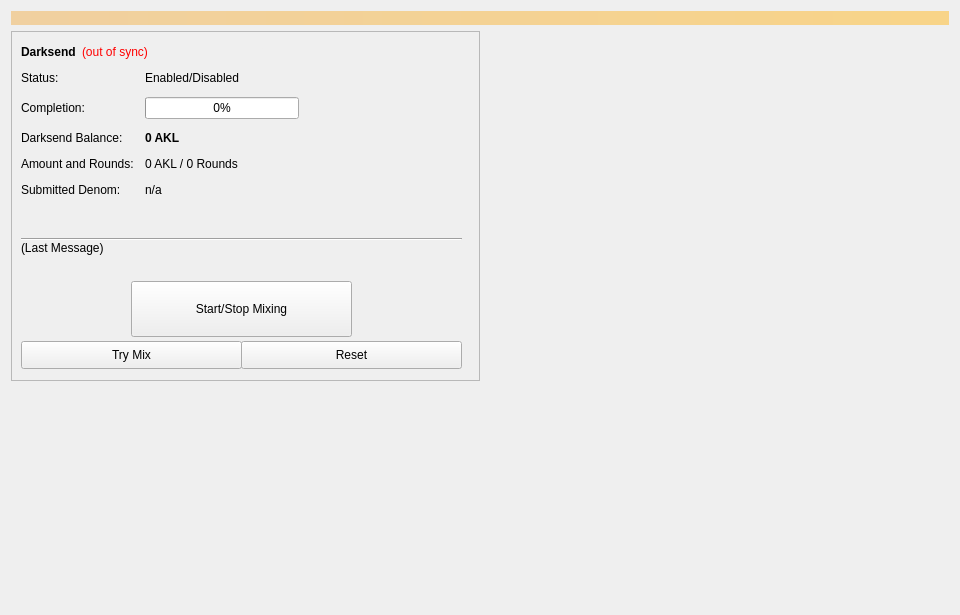
<?xml version="1.0" encoding="UTF-8"?>
<ui version="4.0">
 <class>Coinmix</class>
 <widget class="QWidget" name="Coinmix">
  <property name="geometry">
   <rect>
    <x>0</x>
    <y>0</y>
    <width>960</width>
    <height>615</height>
   </rect>
  </property>
  <property name="minimumSize">
   <size>
    <width>960</width>
    <height>0</height>
   </size>
  </property>
  <property name="windowTitle">
   <string>Form</string>
  </property>
  <layout class="QVBoxLayout" name="topLayout">
   <item>
    <widget class="QLabel" name="labelAlerts">
     <property name="visible">
      <bool>false</bool>
     </property>
     <property name="styleSheet">
      <string notr="true">background-color: qlineargradient(x1: 0, y1: 0, x2: 1, y2: 0, stop:0 #F0D0A0, stop:1 #F8D488); color:#000000;</string>
     </property>
     <property name="wordWrap">
      <bool>true</bool>
     </property>
     <property name="margin">
      <number>3</number>
     </property>
    </widget>
   </item>
   <item>
    <layout class="QHBoxLayout" name="horizontalLayout" stretch="1,1">
     <item>
      <layout class="QVBoxLayout" name="verticalLayout_2">
       <item>
        <widget class="QFrame" name="frameDarksend">
         <property name="minimumSize">
          <size>
           <width>0</width>
           <height>350</height>
          </size>
         </property>
         <property name="layoutDirection">
          <enum>Qt::LeftToRight</enum>
         </property>
         <property name="frameShape">
          <enum>QFrame::StyledPanel</enum>
         </property>
         <property name="frameShadow">
          <enum>QFrame::Raised</enum>
         </property>
         <widget class="QWidget" name="formLayoutWidget">
          <property name="geometry">
           <rect>
            <x>10</x>
            <y>40</y>
            <width>451</width>
            <height>161</height>
           </rect>
          </property>
          <layout class="QFormLayout" name="formLayout">
           <property name="fieldGrowthPolicy">
            <enum>QFormLayout::AllNonFixedFieldsGrow</enum>
           </property>
           <property name="horizontalSpacing">
            <number>11</number>
           </property>
           <property name="verticalSpacing">
            <number>12</number>
           </property>
           <item row="0" column="0">
            <widget class="QLabel" name="label_6">
             <property name="text">
              <string>Status:</string>
             </property>
            </widget>
           </item>
           <item row="1" column="0">
            <widget class="QLabel" name="label_7">
             <property name="text">
              <string>Completion:</string>
             </property>
            </widget>
           </item>
           <item row="1" column="1">
            <widget class="QProgressBar" name="DarksendProgress">
             <property name="maximumSize">
              <size>
               <width>154</width>
               <height>16777215</height>
              </size>
             </property>
             <property name="value">
              <number>0</number>
             </property>
            </widget>
           </item>
           <item row="2" column="0">
            <widget class="QLabel" name="labelAnonymizedText">
             <property name="text">
              <string>Darksend Balance:</string>
             </property>
            </widget>
           </item>
           <item row="2" column="1">
            <widget class="QLabel" name="labelAnonymized">
             <property name="font">
              <font>
               <weight>75</weight>
               <bold>true</bold>
              </font>
             </property>
             <property name="text">
              <string notr="true">0 AKL</string>
             </property>
            </widget>
           </item>
           <item row="3" column="0">
            <widget class="QLabel" name="label_8">
             <property name="text">
              <string>Amount and Rounds:</string>
             </property>
            </widget>
           </item>
           <item row="3" column="1">
            <widget class="QLabel" name="labelAmountRounds">
             <property name="text">
              <string>0 AKL / 0 Rounds</string>
             </property>
            </widget>
           </item>
           <item row="4" column="0">
            <widget class="QLabel" name="label_9">
             <property name="text">
              <string>Submitted Denom:</string>
             </property>
            </widget>
           </item>
           <item row="4" column="1">
            <widget class="QLabel" name="labelSubmittedDenom">
             <property name="toolTip">
              <string>The denominations you submitted to the Masternode.&lt;br&gt;To mix, other users must submit the exact same denominations.</string>
             </property>
             <property name="text">
              <string>n/a</string>
             </property>
            </widget>
           </item>
           <item row="0" column="1">
            <widget class="QLabel" name="DarksendEnabled">
             <property name="text">
              <string>Enabled/Disabled</string>
             </property>
            </widget>
           </item>
          </layout>
         </widget>
         <widget class="QPushButton" name="runAutoDenom">
          <property name="geometry">
           <rect>
            <x>251</x>
            <y>17</y>
            <width>1</width>
            <height>1</height>
           </rect>
          </property>
          <property name="palette">
           <palette>
            <active>
             <colorrole role="WindowText">
              <brush brushstyle="SolidPattern">
               <color alpha="255">
                <red>0</red>
                <green>0</green>
                <blue>0</blue>
               </color>
              </brush>
             </colorrole>
             <colorrole role="Button">
              <brush brushstyle="SolidPattern">
               <color alpha="255">
                <red>239</red>
                <green>238</green>
                <blue>238</blue>
               </color>
              </brush>
             </colorrole>
             <colorrole role="Light">
              <brush brushstyle="SolidPattern">
               <color alpha="255">
                <red>255</red>
                <green>255</green>
                <blue>255</blue>
               </color>
              </brush>
             </colorrole>
             <colorrole role="Midlight">
              <brush brushstyle="SolidPattern">
               <color alpha="255">
                <red>247</red>
                <green>246</green>
                <blue>246</blue>
               </color>
              </brush>
             </colorrole>
             <colorrole role="Dark">
              <brush brushstyle="SolidPattern">
               <color alpha="255">
                <red>119</red>
                <green>119</green>
                <blue>119</blue>
               </color>
              </brush>
             </colorrole>
             <colorrole role="Mid">
              <brush brushstyle="SolidPattern">
               <color alpha="255">
                <red>159</red>
                <green>159</green>
                <blue>159</blue>
               </color>
              </brush>
             </colorrole>
             <colorrole role="Text">
              <brush brushstyle="SolidPattern">
               <color alpha="255">
                <red>0</red>
                <green>0</green>
                <blue>0</blue>
               </color>
              </brush>
             </colorrole>
             <colorrole role="BrightText">
              <brush brushstyle="SolidPattern">
               <color alpha="255">
                <red>255</red>
                <green>255</green>
                <blue>255</blue>
               </color>
              </brush>
             </colorrole>
             <colorrole role="ButtonText">
              <brush brushstyle="SolidPattern">
               <color alpha="255">
                <red>0</red>
                <green>0</green>
                <blue>0</blue>
               </color>
              </brush>
             </colorrole>
             <colorrole role="Base">
              <brush brushstyle="SolidPattern">
               <color alpha="255">
                <red>255</red>
                <green>255</green>
                <blue>255</blue>
               </color>
              </brush>
             </colorrole>
             <colorrole role="Window">
              <brush brushstyle="SolidPattern">
               <color alpha="255">
                <red>239</red>
                <green>238</green>
                <blue>238</blue>
               </color>
              </brush>
             </colorrole>
             <colorrole role="Shadow">
              <brush brushstyle="SolidPattern">
               <color alpha="255">
                <red>0</red>
                <green>0</green>
                <blue>0</blue>
               </color>
              </brush>
             </colorrole>
             <colorrole role="AlternateBase">
              <brush brushstyle="SolidPattern">
               <color alpha="255">
                <red>247</red>
                <green>246</green>
                <blue>246</blue>
               </color>
              </brush>
             </colorrole>
             <colorrole role="ToolTipBase">
              <brush brushstyle="SolidPattern">
               <color alpha="255">
                <red>255</red>
                <green>255</green>
                <blue>220</blue>
               </color>
              </brush>
             </colorrole>
             <colorrole role="ToolTipText">
              <brush brushstyle="SolidPattern">
               <color alpha="255">
                <red>0</red>
                <green>0</green>
                <blue>0</blue>
               </color>
              </brush>
             </colorrole>
            </active>
            <inactive>
             <colorrole role="WindowText">
              <brush brushstyle="SolidPattern">
               <color alpha="255">
                <red>0</red>
                <green>0</green>
                <blue>0</blue>
               </color>
              </brush>
             </colorrole>
             <colorrole role="Button">
              <brush brushstyle="SolidPattern">
               <color alpha="255">
                <red>239</red>
                <green>238</green>
                <blue>238</blue>
               </color>
              </brush>
             </colorrole>
             <colorrole role="Light">
              <brush brushstyle="SolidPattern">
               <color alpha="255">
                <red>255</red>
                <green>255</green>
                <blue>255</blue>
               </color>
              </brush>
             </colorrole>
             <colorrole role="Midlight">
              <brush brushstyle="SolidPattern">
               <color alpha="255">
                <red>247</red>
                <green>246</green>
                <blue>246</blue>
               </color>
              </brush>
             </colorrole>
             <colorrole role="Dark">
              <brush brushstyle="SolidPattern">
               <color alpha="255">
                <red>119</red>
                <green>119</green>
                <blue>119</blue>
               </color>
              </brush>
             </colorrole>
             <colorrole role="Mid">
              <brush brushstyle="SolidPattern">
               <color alpha="255">
                <red>159</red>
                <green>159</green>
                <blue>159</blue>
               </color>
              </brush>
             </colorrole>
             <colorrole role="Text">
              <brush brushstyle="SolidPattern">
               <color alpha="255">
                <red>0</red>
                <green>0</green>
                <blue>0</blue>
               </color>
              </brush>
             </colorrole>
             <colorrole role="BrightText">
              <brush brushstyle="SolidPattern">
               <color alpha="255">
                <red>255</red>
                <green>255</green>
                <blue>255</blue>
               </color>
              </brush>
             </colorrole>
             <colorrole role="ButtonText">
              <brush brushstyle="SolidPattern">
               <color alpha="255">
                <red>0</red>
                <green>0</green>
                <blue>0</blue>
               </color>
              </brush>
             </colorrole>
             <colorrole role="Base">
              <brush brushstyle="SolidPattern">
               <color alpha="255">
                <red>255</red>
                <green>255</green>
                <blue>255</blue>
               </color>
              </brush>
             </colorrole>
             <colorrole role="Window">
              <brush brushstyle="SolidPattern">
               <color alpha="255">
                <red>239</red>
                <green>238</green>
                <blue>238</blue>
               </color>
              </brush>
             </colorrole>
             <colorrole role="Shadow">
              <brush brushstyle="SolidPattern">
               <color alpha="255">
                <red>0</red>
                <green>0</green>
                <blue>0</blue>
               </color>
              </brush>
             </colorrole>
             <colorrole role="AlternateBase">
              <brush brushstyle="SolidPattern">
               <color alpha="255">
                <red>247</red>
                <green>246</green>
                <blue>246</blue>
               </color>
              </brush>
             </colorrole>
             <colorrole role="ToolTipBase">
              <brush brushstyle="SolidPattern">
               <color alpha="255">
                <red>255</red>
                <green>255</green>
                <blue>220</blue>
               </color>
              </brush>
             </colorrole>
             <colorrole role="ToolTipText">
              <brush brushstyle="SolidPattern">
               <color alpha="255">
                <red>0</red>
                <green>0</green>
                <blue>0</blue>
               </color>
              </brush>
             </colorrole>
            </inactive>
            <disabled>
             <colorrole role="WindowText">
              <brush brushstyle="SolidPattern">
               <color alpha="255">
                <red>119</red>
                <green>119</green>
                <blue>119</blue>
               </color>
              </brush>
             </colorrole>
             <colorrole role="Button">
              <brush brushstyle="SolidPattern">
               <color alpha="255">
                <red>239</red>
                <green>238</green>
                <blue>238</blue>
               </color>
              </brush>
             </colorrole>
             <colorrole role="Light">
              <brush brushstyle="SolidPattern">
               <color alpha="255">
                <red>255</red>
                <green>255</green>
                <blue>255</blue>
               </color>
              </brush>
             </colorrole>
             <colorrole role="Midlight">
              <brush brushstyle="SolidPattern">
               <color alpha="255">
                <red>247</red>
                <green>246</green>
                <blue>246</blue>
               </color>
              </brush>
             </colorrole>
             <colorrole role="Dark">
              <brush brushstyle="SolidPattern">
               <color alpha="255">
                <red>119</red>
                <green>119</green>
                <blue>119</blue>
               </color>
              </brush>
             </colorrole>
             <colorrole role="Mid">
              <brush brushstyle="SolidPattern">
               <color alpha="255">
                <red>159</red>
                <green>159</green>
                <blue>159</blue>
               </color>
              </brush>
             </colorrole>
             <colorrole role="Text">
              <brush brushstyle="SolidPattern">
               <color alpha="255">
                <red>119</red>
                <green>119</green>
                <blue>119</blue>
               </color>
              </brush>
             </colorrole>
             <colorrole role="BrightText">
              <brush brushstyle="SolidPattern">
               <color alpha="255">
                <red>255</red>
                <green>255</green>
                <blue>255</blue>
               </color>
              </brush>
             </colorrole>
             <colorrole role="ButtonText">
              <brush brushstyle="SolidPattern">
               <color alpha="255">
                <red>119</red>
                <green>119</green>
                <blue>119</blue>
               </color>
              </brush>
             </colorrole>
             <colorrole role="Base">
              <brush brushstyle="SolidPattern">
               <color alpha="255">
                <red>239</red>
                <green>238</green>
                <blue>238</blue>
               </color>
              </brush>
             </colorrole>
             <colorrole role="Window">
              <brush brushstyle="SolidPattern">
               <color alpha="255">
                <red>239</red>
                <green>238</green>
                <blue>238</blue>
               </color>
              </brush>
             </colorrole>
             <colorrole role="Shadow">
              <brush brushstyle="SolidPattern">
               <color alpha="255">
                <red>0</red>
                <green>0</green>
                <blue>0</blue>
               </color>
              </brush>
             </colorrole>
             <colorrole role="AlternateBase">
              <brush brushstyle="SolidPattern">
               <color alpha="255">
                <red>239</red>
                <green>238</green>
                <blue>238</blue>
               </color>
              </brush>
             </colorrole>
             <colorrole role="ToolTipBase">
              <brush brushstyle="SolidPattern">
               <color alpha="255">
                <red>255</red>
                <green>255</green>
                <blue>220</blue>
               </color>
              </brush>
             </colorrole>
             <colorrole role="ToolTipText">
              <brush brushstyle="SolidPattern">
               <color alpha="255">
                <red>0</red>
                <green>0</green>
                <blue>0</blue>
               </color>
              </brush>
             </colorrole>
            </disabled>
           </palette>
          </property>
          <property name="focusPolicy">
           <enum>Qt::NoFocus</enum>
          </property>
          <property name="autoFillBackground">
           <bool>true</bool>
          </property>
          <property name="text">
           <string/>
          </property>
          <property name="flat">
           <bool>true</bool>
          </property>
         </widget>
         <widget class="QPushButton" name="toggleDarksend">
          <property name="geometry">
           <rect>
            <x>120</x>
            <y>250</y>
            <width>221</width>
            <height>56</height>
           </rect>
          </property>
          <property name="sizePolicy">
           <sizepolicy hsizetype="MinimumExpanding" vsizetype="Fixed">
            <horstretch>0</horstretch>
            <verstretch>0</verstretch>
           </sizepolicy>
          </property>
          <property name="text">
           <string>Start/Stop Mixing</string>
          </property>
         </widget>
         <widget class="Line" name="lineLastMessage">
          <property name="geometry">
           <rect>
            <x>10</x>
            <y>200</y>
            <width>441</width>
            <height>16</height>
           </rect>
          </property>
          <property name="orientation">
           <enum>Qt::Horizontal</enum>
          </property>
         </widget>
         <widget class="QLabel" name="DarksendStatus">
          <property name="geometry">
           <rect>
            <x>10</x>
            <y>210</y>
            <width>451</width>
            <height>43</height>
           </rect>
          </property>
          <property name="minimumSize">
           <size>
            <width>288</width>
            <height>43</height>
           </size>
          </property>
          <property name="text">
           <string>(Last Message)</string>
          </property>
          <property name="alignment">
           <set>Qt::AlignLeading|Qt::AlignLeft|Qt::AlignTop</set>
          </property>
          <property name="wordWrap">
           <bool>true</bool>
          </property>
         </widget>
         <widget class="QPushButton" name="DarksendAuto">
          <property name="geometry">
           <rect>
            <x>10</x>
            <y>310</y>
            <width>221</width>
            <height>28</height>
           </rect>
          </property>
          <property name="sizePolicy">
           <sizepolicy hsizetype="MinimumExpanding" vsizetype="Fixed">
            <horstretch>0</horstretch>
            <verstretch>0</verstretch>
           </sizepolicy>
          </property>
          <property name="toolTip">
           <string>Try to manually submit a Darksend request.</string>
          </property>
          <property name="text">
           <string>Try Mix</string>
          </property>
         </widget>
         <widget class="QPushButton" name="DarksendReset">
          <property name="geometry">
           <rect>
            <x>230</x>
            <y>310</y>
            <width>221</width>
            <height>28</height>
           </rect>
          </property>
          <property name="sizePolicy">
           <sizepolicy hsizetype="MinimumExpanding" vsizetype="Fixed">
            <horstretch>0</horstretch>
            <verstretch>0</verstretch>
           </sizepolicy>
          </property>
          <property name="toolTip">
           <string>Reset the current status of Darksend (can interrupt Darksend if it's in the process of Mixing, which can cost you money!)</string>
          </property>
          <property name="autoFillBackground">
           <bool>false</bool>
          </property>
          <property name="text">
           <string>Reset</string>
          </property>
         </widget>
         <widget class="QWidget" name="layoutWidget">
          <property name="geometry">
           <rect>
            <x>10</x>
            <y>10</y>
            <width>431</width>
            <height>22</height>
           </rect>
          </property>
          <layout class="QHBoxLayout" name="horizontalLayout_5">
           <item>
            <widget class="QLabel" name="label_2">
             <property name="font">
              <font>
               <weight>75</weight>
               <bold>true</bold>
              </font>
             </property>
             <property name="text">
              <string>Darksend</string>
             </property>
            </widget>
           </item>
           <item>
            <widget class="QLabel" name="labelDarksendSyncStatus">
             <property name="toolTip">
              <string>The displayed information may be out of date. Your wallet automatically synchronizes with the AKL network after a connection is established, but this process has not completed yet.</string>
             </property>
             <property name="styleSheet">
              <string notr="true">QLabel { color: red; }</string>
             </property>
             <property name="text">
              <string notr="true">(out of sync)</string>
             </property>
             <property name="alignment">
              <set>Qt::AlignLeading|Qt::AlignLeft|Qt::AlignVCenter</set>
             </property>
            </widget>
           </item>
           <item>
            <spacer name="horizontalSpacer_4">
             <property name="orientation">
              <enum>Qt::Horizontal</enum>
             </property>
             <property name="sizeHint" stdset="0">
              <size>
               <width>40</width>
               <height>20</height>
              </size>
             </property>
            </spacer>
           </item>
          </layout>
         </widget>
        </widget>
       </item>
       <item>
        <spacer name="verticalSpacer">
         <property name="orientation">
          <enum>Qt::Vertical</enum>
         </property>
         <property name="sizeHint" stdset="0">
          <size>
           <width>20</width>
           <height>40</height>
          </size>
         </property>
        </spacer>
       </item>
      </layout>
     </item>
     <item>
      <layout class="QVBoxLayout" name="verticalLayout_3">
       <item>
        <spacer name="verticalSpacer_2">
         <property name="orientation">
          <enum>Qt::Vertical</enum>
         </property>
         <property name="sizeType">
          <enum>QSizePolicy::Expanding</enum>
         </property>
         <property name="sizeHint" stdset="0">
          <size>
           <width>20</width>
           <height>40</height>
          </size>
         </property>
        </spacer>
       </item>
      </layout>
     </item>
    </layout>
   </item>
  </layout>
 </widget>
 <resources/>
 <connections/>
</ui>
